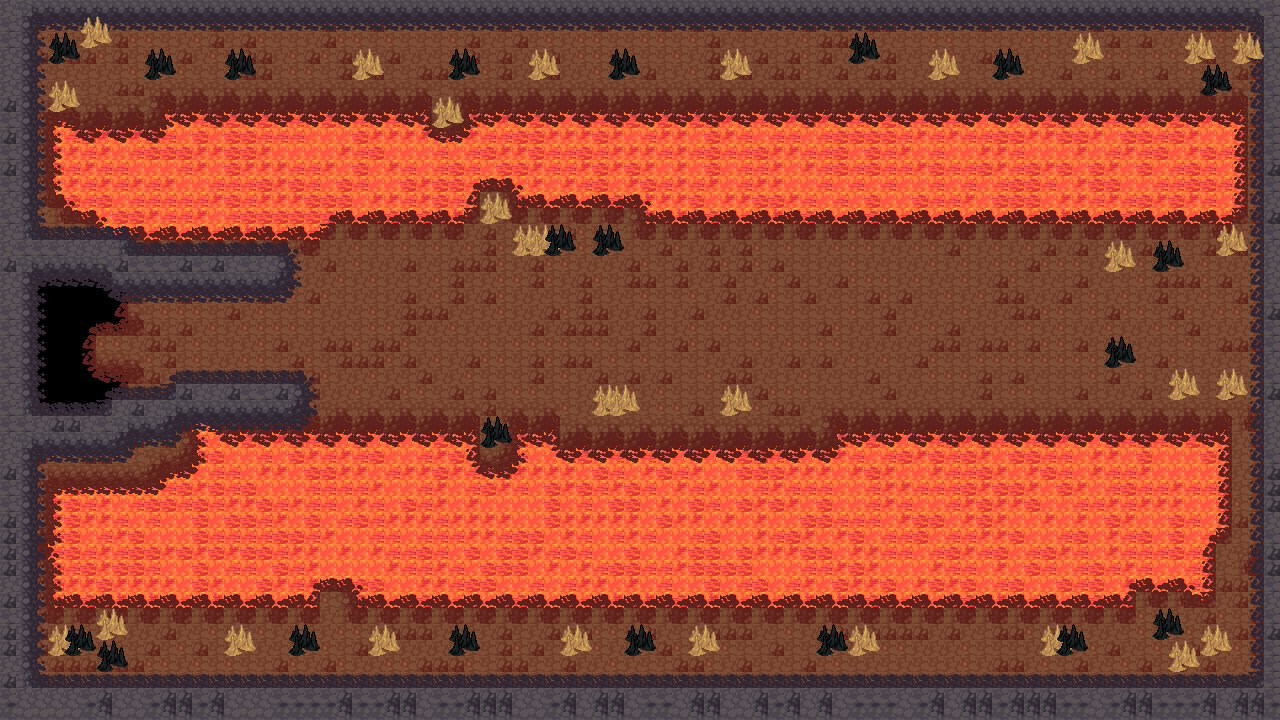

Tiled map render using the project's own tile images. Description and the map definition, with tile-layer contents summarised, below:
An orthogonal 80x45 tile map with 16x16 px tiles, 5 tile layers (Tile Layer 1, Tile Layer 2, Tile Layer 3, Tile Layer 4, ...) and 46 objects (14x water, 10x wall, 8x skeleton, 8x impfall, 2x imp, ...).

<map version="1.0" tiledversion="1.0.3" orientation="orthogonal" renderorder="right-down" width="80" height="45" tilewidth="16" tileheight="16" nextobjectid="49">
 <tileset firstgid="1" source="LPC_Terrain/Terrain.tsx" />
 <layer name="Tile Layer 1" width="80" height="45">
  <data>[3600 cells, 3600 non-empty, 3 distinct tile ids]</data>
 </layer>
 <layer name="Tile Layer 2" width="80" height="45">
  <data>[3600 cells, 3516 non-empty, 4 distinct tile ids]</data>
 </layer>
 <layer name="Tile Layer 3" width="80" height="45">
  <data>[3600 cells, 2432 non-empty, 16 distinct tile ids]</data>
 </layer>
 <layer name="Tile Layer 4" width="80" height="45">
  <data>[3600 cells, 588 non-empty, 15 distinct tile ids]</data>
 </layer>
 <layer name="Tile Layer 5" width="80" height="45">
  <data>[3600 cells, 51 non-empty, 2 distinct tile ids]</data>
 </layer>
 <objectgroup name="Object Layer 1" visible="0">
  <object id="1" name="skeleton" x="220" y="48" width="18.6667" height="18.6667" />
  <object id="2" name="skeleton" x="396" y="48" width="18.6667" height="18.6667" />
  <object id="3" name="skeleton" x="661.333" y="42.6667" width="22.6667" height="26.6667" />
  <object id="4" name="skeleton" x="1134.67" y="53.3333" width="21.3333" height="16" />
  <object id="5" name="skeleton" x="282.667" y="638.667" width="22.6667" height="12" />
  <object id="6" name="skeleton" x="761.333" y="649.333" width="10.6667" height="8" />
  <object id="7" name="skeleton" x="948" y="640" width="49.3333" height="44" />
  <object id="8" name="skeleton" x="486.667" y="642.667" width="13.3333" height="9.33333" />
  <object id="9" name="imp" x="934.667" y="256" width="16" height="17.3333" />
  <object id="10" name="imp" x="941.333" y="374.667" width="20" height="8" />
  <object id="11" name="wall" x="2.66667" y="-13.3333" width="1290.67" height="22.6667" />
  <object id="12" name="wall" x="1269.33" y="-1.33333" width="26.6667" height="717.333" />
  <object id="13" name="wall" x="1.33333" y="692" width="1289.33" height="30.6667" />
  <object id="14" name="wall" x="0" y="-10.6667" width="32" height="736" />
  <object id="15" name="wall" x="18.6667" y="238.667" width="101.333" height="30.6667" />
  <object id="16" name="wall" x="114.667" y="261.333" width="54.6667" height="20" />
  <object id="17" name="wall" x="117.333" y="401.333" width="50.6667" height="24" />
  <object id="18" name="wall" x="29.3333" y="418.667" width="86.6667" height="22.6667" />
  <object id="19" name="water" x="60" y="125.333" width="1178.67" height="54.6667" />
  <object id="20" name="water" x="172" y="116" width="1062.67" height="13.3333" />
  <object id="21" name="water" x="69.3333" y="184" width="397.333" height="18.6667" />
  <object id="22" name="water" x="85.3333" y="210.667" width="378.667" height="4" />
  <object id="23" name="water" x="114.667" y="221.333" width="214.667" height="9.33333" />
  <object id="24" name="water" x="532" y="184" width="706.667" height="10.6667" />
  <object id="25" name="water" x="652" y="196" width="577.333" height="14.6667" />
  <object id="26" name="water" x="846.667" y="436" width="378.667" height="154.667" />
  <object id="27" name="water" x="197.333" y="426.667" width="276" height="180" />
  <object id="28" name="water" x="536" y="450.667" width="362.667" height="146.667" />
  <object id="29" name="water" x="524" y="438.667" width="25.3333" height="160" />
  <object id="30" name="water" x="412" y="477.333" width="121.333" height="112" />
  <object id="31" name="water" x="57.3333" y="489.333" width="185.333" height="106.667" />
  <object id="32" name="water" x="166.667" y="474.667" width="30.6667" height="61.3333" />
  <object id="33" name="player" x="152" y="330.667" width="26.6667" height="24" />
  <object id="34" name="pants" x="1190.67" y="310.667" width="24" height="22.6667" />
  <object id="35" name="map6" x="40" y="285.333" width="53.3333" height="110.667" />
  <object id="37" name="impfall" x="600" y="621.333" width="26.6667" height="26.6667" />
  <object id="38" name="impfall" x="904" y="49.3333" width="36" height="18.6667" />
  <object id="39" name="impfall" x="508" y="46.6667" width="34.6667" height="22.6667" />
  <object id="40" name="impfall" x="305.333" y="320" width="28" height="21.3333" />
  <object id="41" name="impfall" x="1042.67" y="289.333" width="40" height="40" />
  <object id="42" name="impfall" x="726.667" y="309.333" width="28" height="17.3333" />
  <object id="43" name="impfall" x="197.333" y="632" width="16" height="13.3333" />
  <object id="44" name="impfall" x="1142.67" y="628" width="24" height="18.6667" />
  <object id="45" name="wall" x="164" y="249.333" width="118.667" height="34.6667" />
  <object id="46" name="wall" x="176" y="385.333" width="122.667" height="18.6667" />
  <object id="48" name="heart" x="1129.33" y="302.667" width="20" height="22.6667" />
 </objectgroup>
</map>
